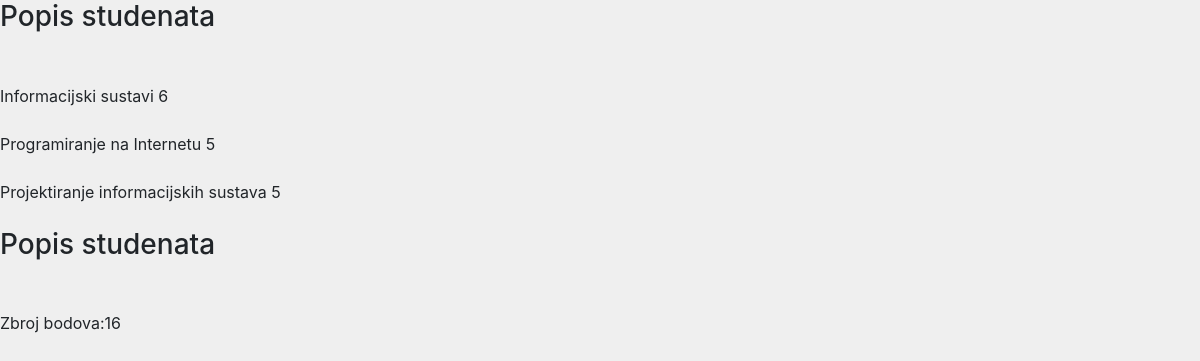
The app's page /polozeni/ (signed in) with its own data.
### app1/models.py (models this page shows, shortened)
class Predmeti(models.Model):
    IZBORNI = (('DA', 'da'), ('NE', 'ne'))
    name = models.CharField(max_length=50)
    kod = models.CharField(max_length=50)
    program = models.CharField(max_length=50)
    ects = models.IntegerField()
    sem_red = models.IntegerField()
    sem_izv = models.IntegerField()
    izborni = models.CharField(max_length=50, choices=IZBORNI)
    nositelj = models.ForeignKey(Korisnik, on_delete=models.CASCADE,blank=True, null=True)

### app1/views.py (the view)
# urls.py: path('polozeni/',views.polozeni,name="polozeni"),
def polozeni(request):
    current_user = request.user
    predmeti=Predmeti.objects.all()
    ects=[]
    zbroj=0
    polozeni=[]
    upisi=Upisi.objects.filter(student_id=current_user.id)
    for i in upisi:
        if i.status=="pol":
            polozeni.append(i)
    for i in polozeni:
        for j in predmeti:
            if i.predmet_id==j.id:
                ects.append(j)
                zbroj=zbroj+j.ects
    return render(request, 'polozeni.html',{"data":ects,"zbroj":zbroj})

### app1/templates/polozeni.html
{% extends 'base.html' %}
{% block polozeni %}
<h3>Popis studenata</h3>
{% for predmet in data %}
{{predmet.name}} {{predmet.ects}}<br><br>
{% endfor %}
<h3>Popis studenata</h3>
{{"Zbroj bodova:"}}{{zbroj}}
{% endblock %}

### app1/static/css/style.css (style rules this page uses)
body { background-color: rgb(239, 239, 239); }
h3 { margin-bottom: 50px; }

### records on screen
Predmeti: name "Informacijski sustavi", ects "6"
Predmeti: name "Programiranje na Internetu", ects "5"
Predmeti: name "Projektiranje informacijskih sustava", ects "5"

### other values on screen
{{ "Zbroj bodova:" }} "Zbroj bodova:"
{{ zbroj }} "16"
